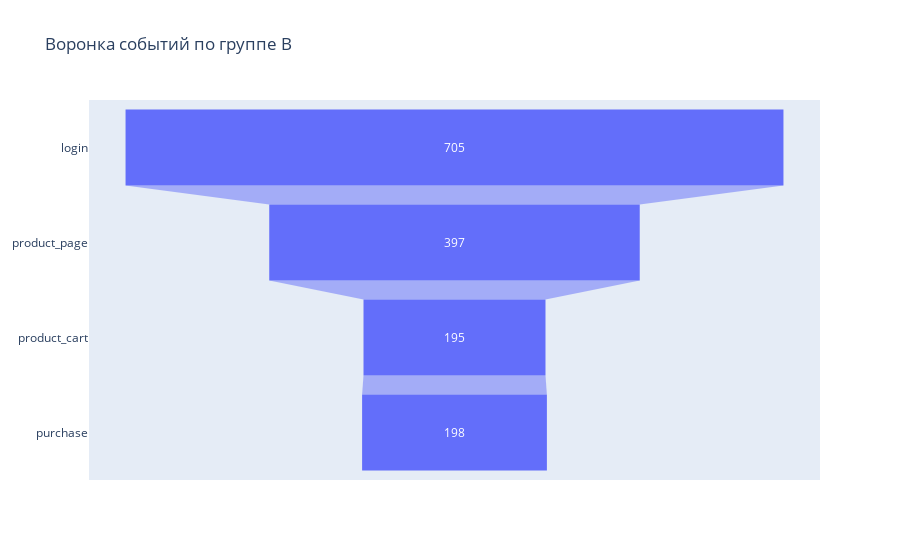

Notebook cell for this chart:
### Code cell
#построим воронку по группе В
fig = go.Figure(
    go.Funnel(y=user_group_B['event_name'], x= user_group_B['nunique'])
                 )
fig.update_layout(title_text='Воронка событий по группе B')
fig.show()

### Figure 1 — Plotly figure (JSON) as saved in the notebook; plotly's stock layout.template omitted (floating-point values rounded to 4 significant figures)
{"data": [{"type": "funnel", "x": [705, 397, 195, 198], "y": ["login", "product_page", "product_cart", "purchase"]}], "layout": {"title": {"text": "Воронка событий по группе B"}}}
